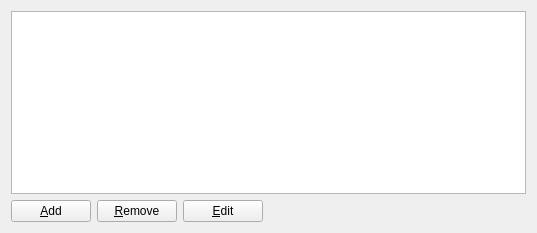
         <widget class="QWidget" name="page_7">
          <property name="geometry">
           <rect>
            <x>0</x>
            <y>0</y>
            <width>537</width>
            <height>233</height>
           </rect>
          </property>
          <attribute name="label">
           <string>Dictionary</string>
          </attribute>
          <layout class="QGridLayout" name="gridLayout_4">
           <item row="0" column="0">
            <widget class="QListWidget" name="dictionary_list"/>
           </item>
           <item row="1" column="0">
            <layout class="QHBoxLayout" name="horizontalLayout_3">
             <item>
              <widget class="QPushButton" name="add_dictionary_website_button">
               <property name="sizePolicy">
                <sizepolicy hsizetype="Fixed" vsizetype="Fixed">
                 <horstretch>0</horstretch>
                 <verstretch>0</verstretch>
                </sizepolicy>
               </property>
               <property name="text">
                <string>&amp;Add</string>
               </property>
               <property name="icon">
                <iconset>
                 <normaloff>:/images/plus.png</normaloff>:/images/plus.png</iconset>
               </property>
              </widget>
             </item>
             <item>
              <widget class="QPushButton" name="remove_dictionary_website_button">
               <property name="sizePolicy">
                <sizepolicy hsizetype="Fixed" vsizetype="Fixed">
                 <horstretch>0</horstretch>
                 <verstretch>0</verstretch>
                </sizepolicy>
               </property>
               <property name="text">
                <string>&amp;Remove</string>
               </property>
               <property name="icon">
                <iconset>
                 <normaloff>:/images/minus.png</normaloff>:/images/minus.png</iconset>
               </property>
              </widget>
             </item>
             <item>
              <widget class="QPushButton" name="change_dictionary_website_button">
               <property name="sizePolicy">
                <sizepolicy hsizetype="Fixed" vsizetype="Fixed">
                 <horstretch>0</horstretch>
                 <verstretch>0</verstretch>
                </sizepolicy>
               </property>
               <property name="text">
                <string>&amp;Edit</string>
               </property>
               <property name="icon">
                <iconset>
                 <normaloff>:/images/edit_input.png</normaloff>:/images/edit_input.png</iconset>
               </property>
              </widget>
             </item>
             <item>
              <spacer name="horizontalSpacer">
               <property name="orientation">
                <enum>Qt::Horizontal</enum>
               </property>
               <property name="sizeHint" stdset="0">
                <size>
                 <width>40</width>
                 <height>20</height>
                </size>
               </property>
              </spacer>
             </item>
            </layout>
           </item>
          </layout>
         </widget>
